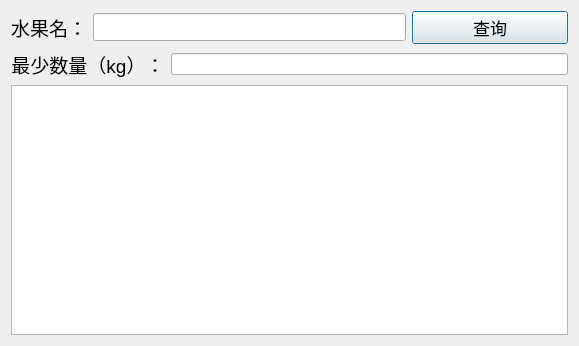
<?xml version="1.0" encoding="UTF-8"?>
<ui version="4.0">
 <class>DialogSelect</class>
 <widget class="QDialog" name="DialogSelect">
  <property name="geometry">
   <rect>
    <x>0</x>
    <y>0</y>
    <width>579</width>
    <height>346</height>
   </rect>
  </property>
  <property name="windowTitle">
   <string>查询</string>
  </property>
  <layout class="QVBoxLayout" name="verticalLayout">
   <item>
    <layout class="QHBoxLayout" name="horizontalLayout" stretch="0,2,1">
     <item>
      <widget class="QLabel" name="lb_name">
       <property name="font">
        <font>
         <pointsize>14</pointsize>
        </font>
       </property>
       <property name="text">
        <string>水果名：</string>
       </property>
       <property name="alignment">
        <set>Qt::AlignCenter</set>
       </property>
      </widget>
     </item>
     <item>
      <widget class="QLineEdit" name="le_select">
       <property name="font">
        <font>
         <pointsize>13</pointsize>
        </font>
       </property>
      </widget>
     </item>
     <item>
      <widget class="QPushButton" name="btn_select">
       <property name="font">
        <font>
         <pointsize>13</pointsize>
        </font>
       </property>
       <property name="text">
        <string>查询</string>
       </property>
      </widget>
     </item>
    </layout>
   </item>
   <item>
    <layout class="QHBoxLayout" name="horizontalLayout_2">
     <item>
      <widget class="QLabel" name="lb_num">
       <property name="font">
        <font>
         <pointsize>14</pointsize>
        </font>
       </property>
       <property name="text">
        <string>最少数量（kg）：</string>
       </property>
       <property name="alignment">
        <set>Qt::AlignCenter</set>
       </property>
      </widget>
     </item>
     <item>
      <widget class="QLineEdit" name="le_num"/>
     </item>
    </layout>
   </item>
   <item>
    <widget class="QTableView" name="tableView">
     <property name="font">
      <font>
       <pointsize>13</pointsize>
      </font>
     </property>
    </widget>
   </item>
  </layout>
 </widget>
 <resources/>
 <connections/>
</ui>
